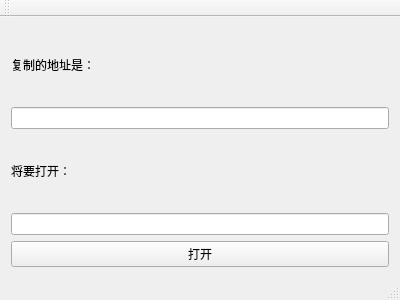
<?xml version="1.0" encoding="UTF-8"?>
<ui version="4.0">
 <class>MainWindow</class>
 <widget class="QMainWindow" name="MainWindow">
  <property name="geometry">
   <rect>
    <x>0</x>
    <y>0</y>
    <width>400</width>
    <height>300</height>
   </rect>
  </property>
  <property name="windowTitle">
   <string>MainWindow</string>
  </property>
  <widget class="QWidget" name="centralWidget">
   <layout class="QGridLayout" name="gridLayout">
    <item row="0" column="0">
     <widget class="QLabel" name="label">
      <property name="text">
       <string>复制的地址是：</string>
      </property>
     </widget>
    </item>
    <item row="1" column="0">
     <widget class="QLineEdit" name="textEdit_address"/>
    </item>
    <item row="2" column="0">
     <widget class="QLabel" name="label_2">
      <property name="text">
       <string>将要打开：</string>
      </property>
     </widget>
    </item>
    <item row="3" column="0">
     <widget class="QLineEdit" name="lineEdit"/>
    </item>
    <item row="4" column="0">
     <widget class="QPushButton" name="pushButton">
      <property name="text">
       <string>打开</string>
      </property>
     </widget>
    </item>
   </layout>
  </widget>
  <widget class="QMenuBar" name="menuBar">
   <property name="geometry">
    <rect>
     <x>0</x>
     <y>0</y>
     <width>400</width>
     <height>23</height>
    </rect>
   </property>
  </widget>
  <widget class="QToolBar" name="mainToolBar">
   <attribute name="toolBarArea">
    <enum>TopToolBarArea</enum>
   </attribute>
   <attribute name="toolBarBreak">
    <bool>false</bool>
   </attribute>
  </widget>
  <widget class="QStatusBar" name="statusBar"/>
 </widget>
 <layoutdefault spacing="6" margin="11"/>
 <resources/>
 <connections/>
</ui>
